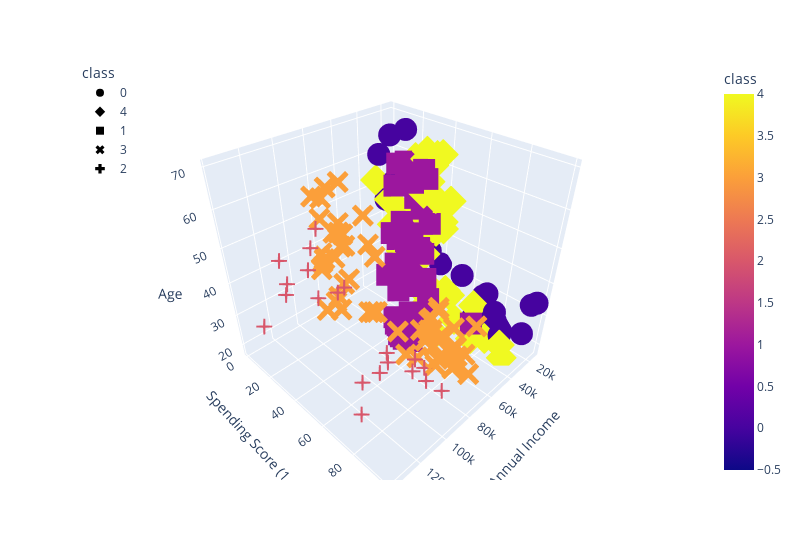

Notebook code cell kept with this figure:
### Code cell
test_cluster_amount(df_shopping, 5)

### Figure 1 — Plotly figure (JSON) as saved in the notebook; plotly's stock layout.template omitted (floating-point values rounded to 4 significant figures)
{"data": [{"hovertemplate": "class=%{marker.color}<br>Annual Income=%{x}<br>Spending Score (1-100)=%{y}<br>Age=%{z}<extra></extra>", "legendgroup": "0", "marker": {"color": [0, 0, 0, 0, 0, 0, 0, 0, 0, 0, 0, 0, 0, 0, 0, 0, 0, 0, 0, 0, 0, 0, 0, 0, 0, 0, 0, 0, 0, 0, 0, 0], "coloraxis": "coloraxis", "symbol": "circle"}, "mode": "markers", "name": "0", "scene": "scene", "showlegend": true, "type": "scatter3d", "x": [15000, 15000, 16000, 16000, 17000, 17000, 18000, 18000, 19000, 19000, 19000, 19000, 20000, 20000, 20000, 20000, 21000, 21000, 23000, 23000, 24000, 24000, 25000, 25000, 28000, 28000, 28000, 28000, 29000, 29000, 30000, 30000], "y": [39, 81, 6, 77, 40, 76, 6, 94, 3, 72, 14, 99, 15, 77, 13, 79, 35, 66, 29, 98, 35, 73, 5, 73, 14, 82, 32, 61, 31, 87, 4, 73], "z": [19, 21, 20, 23, 31, 22, 35, 23, 64, 30, 67, 35, 58, 24, 37, 22, 35, 20, 52, 35, 35, 25, 46, 31, 54, 29, 45, 35, 40, 23, 60, 21]}, {"hovertemplate": "class=%{marker.color}<br>Annual Income=%{x}<br>Spending Score (1-100)=%{y}<br>Age=%{z}<extra></extra>", "legendgroup": "4", "marker": {"color": [4, 4, 4, 4, 4, 4, 4, 4, 4, 4, 4, 4, 4, 4, 4, 4, 4, 4, 4, 4, 4, 4, 4, 4, 4, 4, 4, 4, 4, 4, 4, 4, 4, 4, 4, 4, 4, 4, 4, 4, 4, 4], "coloraxis": "coloraxis", "symbol": "diamond"}, "mode": "markers", "name": "4", "scene": "scene", "showlegend": true, "type": "scatter3d", "x": [33000, 33000, 33000, 33000, 34000, 34000, 37000, 37000, 38000, 38000, 39000, 39000, 39000, 39000, 40000, 40000, 40000, 40000, 42000, 42000, 43000, 43000, 43000, 43000, 44000, 44000, 46000, 46000, 46000, 46000, 47000, 47000, 48000, 48000, 48000, 48000, 48000, 48000, 49000, 49000, 50000, 50000], "y": [4, 92, 14, 81, 17, 73, 26, 75, 35, 92, 36, 61, 28, 65, 55, 47, 42, 42, 52, 60, 54, 60, 45, 41, 50, 46, 51, 46, 56, 55, 52, 59, 51, 59, 50, 48, 59, 47, 55, 42, 49, 56], "z": [53, 18, 49, 21, 42, 30, 36, 20, 65, 24, 48, 31, 49, 24, 50, 27, 29, 31, 49, 33, 31, 59, 50, 47, 51, 69, 27, 53, 70, 19, 67, 54, 63, 18, 43, 68, 19, 32, 70, 47, 60, 60]}, {"hovertemplate": "class=%{marker.color}<br>Annual Income=%{x}<br>Spending Score (1-100)=%{y}<br>Age=%{z}<extra></extra>", "legendgroup": "1", "marker": {"color": [1, 1, 1, 1, 1, 1, 1, 1, 1, 1, 1, 1, 1, 1, 1, 1, 1, 1, 1, 1, 1, 1, 1, 1, 1, 1, 1, 1, 1, 1, 1, 1, 1, 1, 1, 1, 1, 1, 1, 1, 1, 1, 1, 1, 1, 1, 1, 1, 1, 1], "coloraxis": "coloraxis", "symbol": "square"}, "mode": "markers", "name": "1", "scene": "scene", "showlegend": true, "type": "scatter3d", "x": [54000, 54000, 54000, 54000, 54000, 54000, 54000, 54000, 54000, 54000, 54000, 54000, 57000, 57000, 58000, 58000, 59000, 59000, 60000, 60000, 60000, 60000, 60000, 60000, 61000, 61000, 62000, 62000, 62000, 62000, 62000, 62000, 63000, 63000, 63000, 63000, 63000, 63000, 64000, 64000, 65000, 65000, 65000, 65000, 67000, 67000, 67000, 67000, 69000, 69000], "y": [47, 54, 53, 48, 52, 42, 51, 55, 41, 44, 57, 46, 58, 55, 60, 46, 55, 41, 49, 40, 42, 52, 47, 50, 42, 49, 41, 48, 59, 55, 56, 42, 50, 46, 43, 48, 52, 54, 42, 46, 48, 50, 43, 59, 43, 57, 56, 40, 58, 91], "z": [59, 26, 45, 40, 23, 49, 57, 38, 67, 46, 21, 48, 55, 22, 34, 50, 68, 18, 48, 40, 32, 24, 47, 27, 48, 20, 23, 49, 67, 26, 49, 21, 66, 54, 68, 66, 65, 19, 38, 19, 18, 19, 63, 49, 51, 50, 27, 38, 40, 39]}, {"hovertemplate": "class=%{marker.color}<br>Annual Income=%{x}<br>Spending Score (1-100)=%{y}<br>Age=%{z}<extra></extra>", "legendgroup": "3", "marker": {"color": [3, 3, 3, 3, 3, 3, 3, 3, 3, 3, 3, 3, 3, 3, 3, 3, 3, 3, 3, 3, 3, 3, 3, 3, 3, 3, 3, 3, 3, 3, 3, 3, 3, 3, 3, 3, 3, 3, 3, 3, 3, 3, 3, 3, 3, 3, 3, 3, 3, 3, 3, 3, 3, 3, 3, 3], "coloraxis": "coloraxis", "symbol": "x"}, "mode": "markers", "name": "3", "scene": "scene", "showlegend": true, "type": "scatter3d", "x": [70000, 70000, 71000, 71000, 71000, 71000, 71000, 71000, 72000, 72000, 73000, 73000, 73000, 73000, 74000, 74000, 75000, 75000, 76000, 76000, 77000, 77000, 77000, 77000, 78000, 78000, 78000, 78000, 78000, 78000, 78000, 78000, 78000, 78000, 78000, 78000, 79000, 79000, 81000, 81000, 85000, 85000, 86000, 86000, 87000, 87000, 87000, 87000, 87000, 87000, 88000, 88000, 88000, 88000, 93000, 93000], "y": [29, 77, 35, 95, 11, 75, 9, 75, 34, 71, 5, 88, 7, 73, 10, 72, 5, 93, 40, 87, 12, 97, 36, 74, 22, 90, 17, 88, 20, 76, 16, 89, 1, 78, 1, 73, 35, 83, 5, 93, 26, 75, 20, 95, 27, 63, 13, 75, 10, 92, 13, 86, 15, 69, 14, 90], "z": [23, 31, 43, 40, 59, 38, 47, 39, 25, 31, 20, 29, 44, 32, 19, 35, 57, 32, 28, 32, 25, 28, 48, 32, 34, 34, 43, 39, 44, 38, 47, 27, 37, 30, 34, 30, 56, 29, 19, 31, 50, 36, 42, 33, 36, 32, 40, 28, 36, 36, 52, 30, 58, 27, 59, 35]}, {"hovertemplate": "class=%{marker.color}<br>Annual Income=%{x}<br>Spending Score (1-100)=%{y}<br>Age=%{z}<extra></extra>", "legendgroup": "2", "marker": {"color": [2, 2, 2, 2, 2, 2, 2, 2, 2, 2, 2, 2, 2, 2, 2, 2, 2, 2, 2, 2], "coloraxis": "coloraxis", "symbol": "cross"}, "mode": "markers", "name": "2", "scene": "scene", "showlegend": true, "type": "scatter3d", "x": [97000, 97000, 98000, 98000, 99000, 99000, 101000, 101000, 103000, 103000, 103000, 103000, 113000, 113000, 120000, 120000, 126000, 126000, 137000, 137000], "y": [32, 86, 15, 88, 39, 97, 24, 68, 17, 85, 23, 69, 8, 91, 16, 79, 28, 74, 18, 83], "z": [37, 32, 46, 29, 41, 30, 54, 28, 41, 36, 34, 32, 33, 38, 47, 35, 45, 32, 32, 30]}], "layout": {"coloraxis": {"colorbar": {"title": {"text": "class"}}, "colorscale": [[0, "#0d0887"], [0.1111, "#46039f"], [0.2222, "#7201a8"], [0.3333, "#9c179e"], [0.4444, "#bd3786"], [0.5556, "#d8576b"], [0.6667, "#ed7953"], [0.7778, "#fb9f3a"], [0.8889, "#fdca26"], [1, "#f0f921"]]}, "legend": {"title": {"text": "class"}, "tracegroupgap": 0, "x": 0, "y": 1}, "margin": {"t": 60}, "scene": {"domain": {"x": [0, 1], "y": [0, 1]}, "xaxis": {"title": {"text": "Annual Income"}}, "yaxis": {"title": {"text": "Spending Score (1-100)"}}, "zaxis": {"title": {"text": "Age"}}}, "width": 800}}
